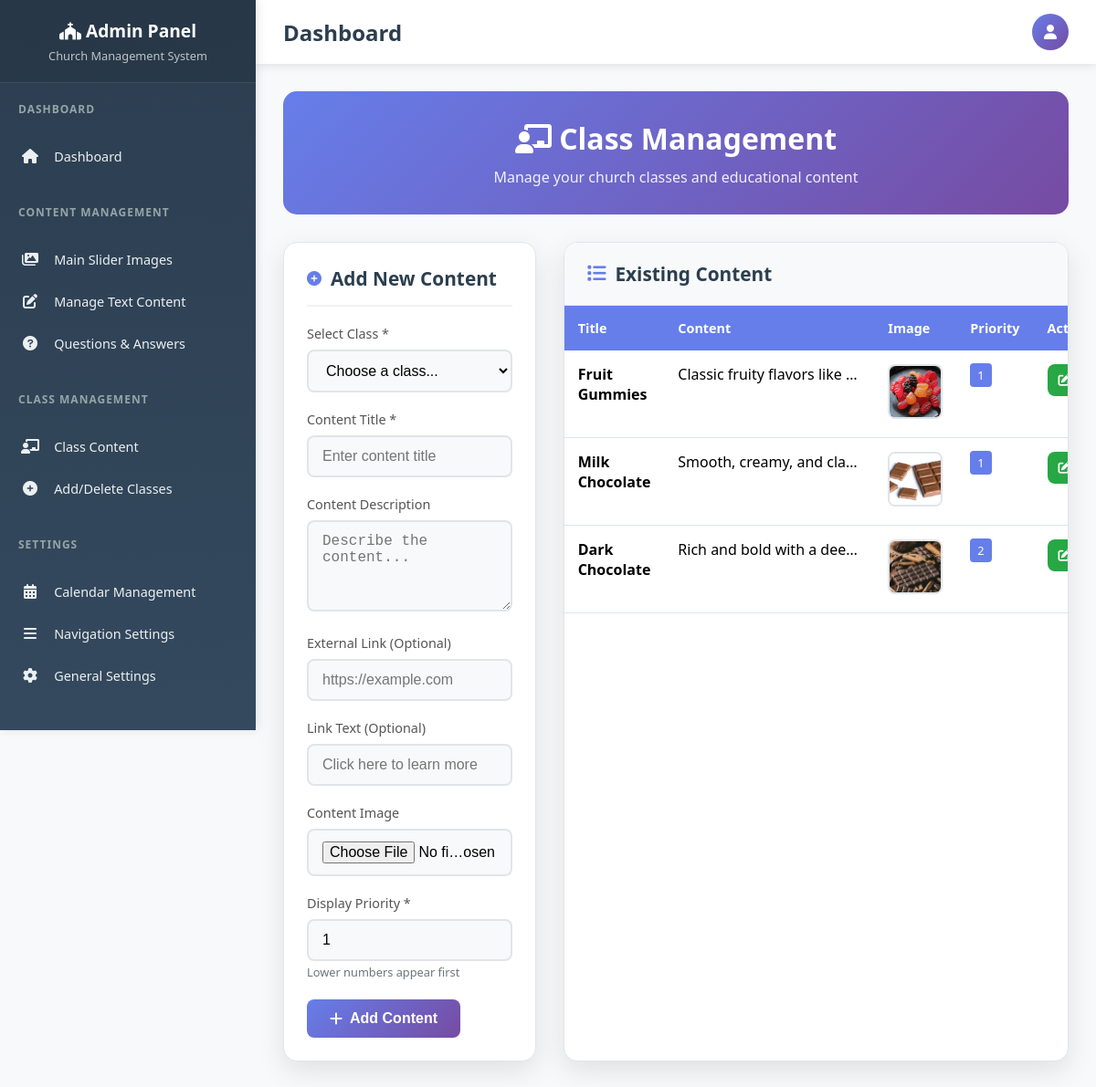
The page /manger/classMange.php (signed in) on the database its author committed.
### tables this page shows
CREATE TABLE `classpage` (
  `id` int(11) NOT NULL,
  `client_id` int(11) NOT NULL,
  `ClassID` int(11) NOT NULL,
  `title` varchar(255) NOT NULL,
  `content` text NOT NULL,
  `img` varchar(255) NOT NULL,
  `link` varchar(255) DEFAULT NULL,
  `linkText` varchar(255) DEFAULT NULL,
  `priority` int(11) NOT NULL
);

### GetClient.php (called while the page is built, shortened)
<?php
require('connect.php');
$domain = $_SERVER['HTTP_HOST'];
$sql = "SELECT * FROM `clients` WHERE domin = ? LIMIT 1";
$stmt = $conn->prepare($sql);
$stmt->bind_param("s", $domain);
$stmt->execute();
$result = $stmt->get_result();
if ($row = $result->fetch_assoc()) {
    $clientID = $conn->real_escape_string($row['id']);
} else {
    echo "No client found for the domain: " . htmlspecialchars($domain);
    exit();
}
?>

### manger/classMange.php (the view, shortened to what this page needs)
<?php
include '../GetClient.php';
?>
<!DOCTYPE html>
<html lang="en">
<head>
    <link href="https://cdnjs.cloudflare.com/ajax/libs/font-awesome/6.0.0/css/all.min.css" rel="stylesheet">
</head>
<body>
    <?php include('../manger/nav.php'); ?>
    <div class="page-container">
        <div class="page-header">
            <h1><i class="fas fa-chalkboard-teacher"></i> Class Management</h1>
            <p>Manage your church classes and educational content</p>
        </div>
        <div class="content-grid">
            <div class="form-card">
                <div class="form-header">
                    <i class="fas fa-plus-circle"></i>
                    <h2>Add New Content</h2>
                </div>
                <form action="<?php echo htmlspecialchars($_SERVER["PHP_SELF"]); ?>" method="post" enctype="multipart/form-data">
                    <div class="form-group">
                        <label for="ClassID">Select Class *</label>
                        <select name="ClassID" id="ClassID" required>
                            <option value="">Choose a class...</option>
                        </select>
                    </div>
                    <div class="form-group">
                        <label for="title">Content Title *</label>
                        <input type="text" id="title" name="title" required placeholder="Enter content title">
                    </div>
                    <div class="form-group">
                        <label for="content">Content Description</label>
                        <textarea id="content" name="content" placeholder="Describe the content..."></textarea>
                    </div>
                    <div class="form-group">
                        <label for="link">External Link (Optional)</label>
                        <input type="text" id="link" name="link" placeholder="https://example.com">
                    </div>
                    <div class="form-group">
                        <label for="linkText">Link Text (Optional)</label>
                        <input type="text" id="linkText" name="linkText" placeholder="Click here to learn more">
                    </div>
                    <div class="form-group">
                        <label for="img">Content Image</label>
                        <input type="file" id="img" name="img" accept="image/*">
                    </div>
                    <div class="form-group">
                        <label for="priority">Display Priority *</label>
                        <input type="number" name="priority" id="priority" min="1" required placeholder="1" value="1">
                        <small style="color: #6c757d; font-size: 0.8rem;">Lower numbers appear first</small>
                    </div>
                    <button type="submit" name="add_content" class="btn btn-primary">
                        <i class="fas fa-plus"></i>
                        Add Content
                    </button>
                </form>
            </div>
            <div class="table-card">
                <div class="table-header">
                    <h2><i class="fas fa-list"></i> Existing Content</h2>
                </div>
                <div style="overflow-x: auto;">
                    <table class="data-table">
                        <thead>
                            <tr>
                                <th>Title</th>
                                <th>Content</th>
                                <th>Image</th>
                                <th>Priority</th>
                                <th>Actions</th>
                            </tr>
                        </thead>
                        <tbody>
                            <?php
                            $sql_content = "SELECT * FROM classpage WHERE client_id = $clientID ORDER BY priority ASC, id DESC";
                            $result_content = $conn->query($sql_content);
                            if ($result_content->num_rows > 0) {
                                while ($row = $result_content->fetch_assoc()) {
                                    echo "<tr>";
                                    echo "<td><strong>" . htmlspecialchars($row["title"]) . "</strong></td>";
                                    echo "<td><div class='content-preview'>" . htmlspecialchars($row["content"]) . "</div></td>";
                                    echo "<td>";
                                    if ($row["img"]) {
                                        echo "<img src='/church/uploads/" . htmlspecialchars($row["img"]) . "' class='image-preview' alt='Content image'>";
                                    } else {
                                        echo "<div style='width: 60px; height: 60px; background: #f8f9fa; border-radius: 8px; display: flex; align-items: center; justify-content: center; color: #6c757d;'><i class='fas fa-image'></i></div>";
                                    }
                                    echo "</td>";
                                    echo "<td><span style='background: #667eea; color: #fff; padding: 4px 8px; border-radius: 4px; font-size: 0.8rem;'>" . htmlspecialchars($row["priority"]) . "</span></td>";
                                    echo "<td>";
                                    echo "<div class='action-buttons'>";
                                    echo "<a href='editClass.php?id=" . $row['id'] . "' class='btn btn-success btn-sm'>";
                                    echo "<i class='fas fa-edit'></i> Edit";
                                    echo "</a>";
                                    echo "</div>";
                                    echo "</td>";
                                    echo "</tr>";
                                }
                            }
                            ?>
                        </tbody>
                    </table>
                </div>
            </div>
        </div>
    </div>
</body>
</html>

### manger/nav.php (shortened to what this page needs)
<link href="https://cdnjs.cloudflare.com/ajax/libs/font-awesome/6.0.0/css/all.min.css" rel="stylesheet">
<div class="sidebar" id="sidebar">
    <div class="sidebar-header">
        <h3><i class="fas fa-church"></i> Admin Panel</h3>
        <p>Church Management System</p>
    </div>
    <nav class="nav-menu">
        <div class="nav-section">
            <div class="nav-section-title">Dashboard</div>
            <a href="../manger/index.php" class="nav-item">
                <i class="fas fa-home"></i>
                <span class="nav-text">Dashboard</span>
            </a>
        </div>
        <div class="nav-section">
            <div class="nav-section-title">Content Management</div>
            <a href="../manger/AddToMainImgSilder.php" class="nav-item">
                <i class="fas fa-images"></i>
                <span class="nav-text">Main Slider Images</span>
            </a>
            <a href="../manger/mangeText.php" class="nav-item">
                <i class="fas fa-edit"></i>
                <span class="nav-text">Manage Text Content</span>
            </a>
            <a href="../manger/AddToQuestions.php" class="nav-item">
                <i class="fas fa-question-circle"></i>
                <span class="nav-text">Questions & Answers</span>
            </a>
        </div>
        <div class="nav-section">
            <div class="nav-section-title">Class Management</div>
            <a href="../manger/classMange.php" class="nav-item">
                <i class="fas fa-chalkboard-teacher"></i>
                <span class="nav-text">Class Content</span>
            </a>
            <a href="../manger/addAndDeleteClass.php" class="nav-item">
                <i class="fas fa-plus-circle"></i>
                <span class="nav-text">Add/Delete Classes</span>
            </a>
        </div>
        <div class="nav-section">
            <div class="nav-section-title">Settings</div>
            <a href="../manger/calendarMange.php" class="nav-item">
                <i class="fas fa-calendar-alt"></i>
                <span class="nav-text">Calendar Management</span>
            </a>
            <a href="../manger/SetClientNavbar.php" class="nav-item">
                <i class="fas fa-bars"></i>
                <span class="nav-text">Navigation Settings</span>
            </a>
            <a href="../manger/SetGeneral.php" class="nav-item">
                <i class="fas fa-cog"></i>
                <span class="nav-text">General Settings</span>
            </a>
        </div>
        <div class="nav-section">
            <a href="/index.php" class="nav-item">
            </a>
        </div>
    </nav>
</div>
<div class="main-content">
    <div class="top-bar">
        <h1 class="page-title" id="pageTitle">Dashboard</h1>
        <div class="user-info">
            <div class="user-avatar">
                <i class="fas fa-user"></i>
            </div>
        </div>
    </div>
    <div class="content-area">

### manger/classMange.php (style rules this page uses)
.page-container { max-width: 1200px; margin: 0 auto; }
.page-header { background: linear-gradient(135deg, #667eea 0%, #764ba2 100%); color: #fff; padding: 30px; border-radius: 15px; margin-bottom: 30px; text-align: center; }
.page-header h1 { margin: 0; font-size: 2rem; font-weight: 600; }
.page-header p { margin: 10px 0 0; opacity: 0.9; }
.content-grid { display: grid; grid-template-columns: 1fr 2fr; gap: 30px; margin-bottom: 30px; }
.form-card { background: #fff; border-radius: 15px; box-shadow: 0 10px 30px rgba(0, 0, 0, 0.1); padding: 25px; border: 1px solid #e1e5e9; }
.form-header { display: flex; align-items: center; gap: 10px; margin-bottom: 20px; padding-bottom: 15px; border-bottom: 2px solid #f1f2f6; }
.form-header h2 { margin: 0; color: #2c3e50; font-size: 1.3rem; }
.form-header i { color: #667eea; }
.form-group { margin-bottom: 20px; }
.form-group label { display: block; margin-bottom: 8px; font-weight: 500; color: #555; font-size: 0.9rem; }
.form-group input, .form-group select, .form-group textarea { width: 100%; padding: 12px 15px; border: 2px solid #e1e5e9; border-radius: 8px; font-size: 1rem; transition: all 0.3s ease; background: #f8f9fa; }
.form-group textarea { min-height: 100px; resize: vertical; }
.btn { padding: 12px 25px; border: none; border-radius: 8px; font-size: 1rem; font-weight: 600; cursor: pointer; transition: all 0.3s ease; text-decoration: none; display: inline-flex; align-items: center; gap: 8px; }
.btn-primary { background: linear-gradient(135deg, #667eea 0%, #764ba2 100%); color: #fff; }
.btn-success { background: #28a745; color: #fff; }
.table-card { background: #fff; border-radius: 15px; box-shadow: 0 10px 30px rgba(0, 0, 0, 0.1); overflow: hidden; border: 1px solid #e1e5e9; }
.table-header { background: #f8f9fa; padding: 20px 25px; border-bottom: 1px solid #e1e5e9; }
.table-header h2 { margin: 0; color: #2c3e50; font-size: 1.3rem; display: flex; align-items: center; gap: 10px; }
.table-header i { color: #667eea; }
.data-table { width: 100%; border-collapse: collapse; }
.data-table th { background: #667eea; color: #fff; padding: 15px; text-align: left; font-weight: 600; font-size: 0.9rem; }
.data-table td { padding: 15px; border-bottom: 1px solid #e1e5e9; vertical-align: top; }
.content-preview { max-width: 200px; overflow: hidden; text-overflow: ellipsis; white-space: nowrap; }
.image-preview { width: 60px; height: 60px; object-fit: cover; border-radius: 8px; border: 2px solid #e1e5e9; }
.action-buttons { display: flex; gap: 8px; }
.btn-sm { padding: 8px 12px; font-size: 0.85rem; }

### manger/nav.php (style rules this page uses)
* { margin: 0; padding: 0; box-sizing: border-box; }
body { font-family: 'Segoe UI', Tahoma, Geneva, Verdana, sans-serif; background: #f8f9fa; margin: 0; padding: 0; }
.sidebar { position: fixed; top: 0; left: 0; width: 280px; height: 100vh; background: linear-gradient(180deg, #2c3e50 0%, #34495e 100%); box-shadow: 2px 0 10px rgba(0, 0, 0, 0.1); z-index: 1000; transition: all 0.3s ease; overflow-y: auto; }
.sidebar-header { padding: 20px; background: rgba(0, 0, 0, 0.1); border-bottom: 1px solid rgba(255, 255, 255, 0.1); text-align: center; }
.sidebar-header h3 { color: #fff; font-size: 1.2rem; font-weight: 600; margin-bottom: 5px; }
.sidebar-header p { color: #bdc3c7; font-size: 0.8rem; }
.nav-menu { padding: 20px 0; }
.nav-section { margin-bottom: 30px; }
.nav-section-title { color: #95a5a6; font-size: 0.75rem; font-weight: 600; text-transform: uppercase; letter-spacing: 1px; padding: 0 20px 10px; margin-bottom: 10px; }
.nav-item { display: block; color: #ecf0f1; text-decoration: none; padding: 12px 20px; transition: all 0.3s ease; border-left: 3px solid transparent; position: relative; }
.nav-item i { width: 20px; margin-right: 12px; text-align: center; font-size: 1rem; }
.nav-item .nav-text { font-size: 0.9rem; font-weight: 500; }
.main-content { margin-left: 280px; min-height: 100vh; transition: all 0.3s ease; }
.top-bar { background: #fff; padding: 15px 30px; box-shadow: 0 2px 10px rgba(0, 0, 0, 0.1); display: flex; justify-content: space-between; align-items: center; position: sticky; top: 0; z-index: 100; }
.page-title { font-size: 1.5rem; font-weight: 600; color: #2c3e50; margin: 0; }
.user-info { display: flex; align-items: center; gap: 15px; }
.user-avatar { width: 40px; height: 40px; border-radius: 50%; background: linear-gradient(135deg, #667eea 0%, #764ba2 100%); display: flex; align-items: center; justify-content: center; color: #fff; font-weight: 600; }
.content-area { padding: 30px; }

### rows shown on the page
classpage: title "Fruit Gummies", content "Classic fruity flavors like…", img (picture), priority "1"
classpage: title "Milk Chocolate", content "Smooth, creamy, and cla…", img (picture), priority "1"
classpage: title "Dark Chocolate", content "Rich and bold with a dee…", img (picture), priority "2"
